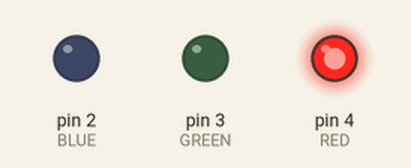
The sketch below on a simulated Arduino Uno, built with avr-gcc and run on an emulated ATmega328P. Parts: output pins drawn as LEDs (lit = HIGH).

Above: at 0.1 s.
At 2.9 s:
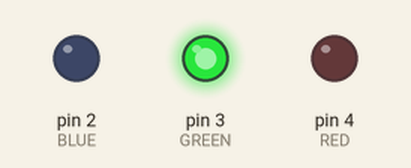
At 6.1 s:
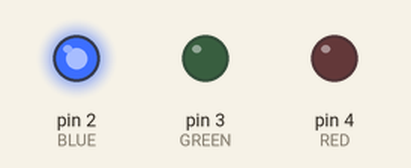
At 12.4 s:
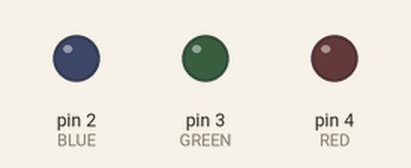
Timing chart, 0 to 16.9 s (numbered marks = the images above):
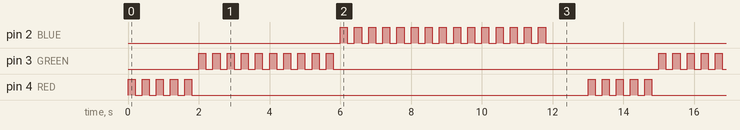

Measured:
- by itself, pin 2 (BLUE): repeats every 13.0 s: HIGH 0.20 s, LOW 7.2 s, 14 × (HIGH 0.20 s, LOW 0.20 s)
- by itself, pin 3 (GREEN): repeats every 13.0 s: 9 × (LOW 0.20 s, HIGH 0.20 s), LOW 9.2 s, HIGH 0.20 s
- by itself, pin 4 (RED): repeats every 13.0 s: 4 × (LOW 0.20 s, HIGH 0.20 s), LOW 11.2 s, HIGH 0.20 s

The sketch:

03-Understanding-How-Breadboards-Work.ino
```cpp
void setup() {
  // put your setup code here, to run once:
  pinMode(4, OUTPUT); // RED
  pinMode(3, OUTPUT); // GREEN
  pinMode(2, OUTPUT); // BLUE
}

void loop() {
  // put your main code here, to run repeatedly:
  // RED - blink 5 times
  for (int i = 0; i < 5; i++) {
    digitalWrite(4, HIGH);
    delay(200);
    digitalWrite(4, LOW);
    delay(200);
  }

  // GREEN - blink 10 times
  for (int i = 0; i < 10; i++) {
    digitalWrite(3, HIGH);
    delay(200);
    digitalWrite(3, LOW);
    delay(200);
  }

  // BLUE - blink 15 times
  for (int i = 0; i < 15; i++) {
    digitalWrite(2, HIGH);
    delay(200);
    digitalWrite(2, LOW);
    delay(200);
  }

  // Pause before starting over
  delay(1000);
}
```
